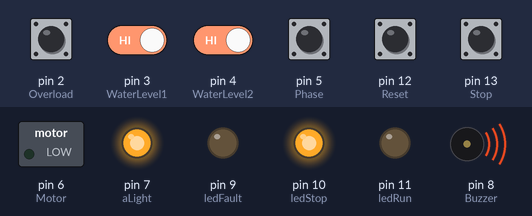
Simulated run of this sketch. Board: Arduino Uno, built with avr-gcc and run on an emulated ATmega328P. On the bench: switched loads named in the sketch (green lamp = pin HIGH), output pins drawn as LEDs (lit = HIGH), buzzer (waves = sounding, pin HIGH). Inputs (shaded band) come from the test bench; at power-on: pin 2 (Overload), pin 3 (WaterLevel1), pin 4 (WaterLevel2), pin 5 (Phase), pin 12 (Reset), pin 13 (Stop) HIGH.

Above: at 1.2 s.
1.3 s: pin 12 (Reset) pulled LOW for 0.15 s
At 2.5 s:
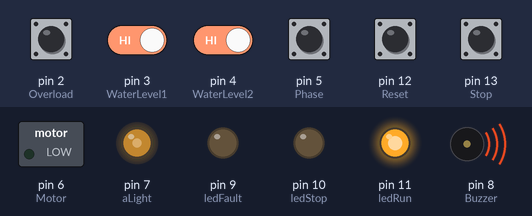
3.0 s: pin 2 (Overload) pulled LOW for 0.15 s
At 3.5 s:
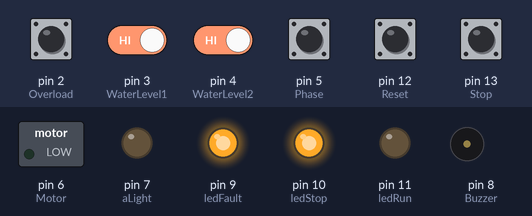
4.6 s: pin 13 (Stop) pulled LOW for 0.15 s
At 4.9 s:
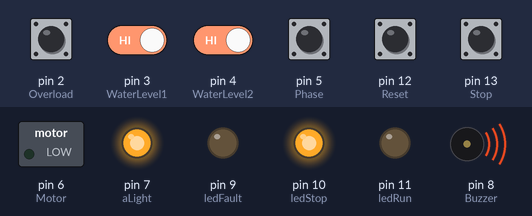
6.2 s: pin 12 (Reset) pulled LOW for 1 s
At 8.3 s:
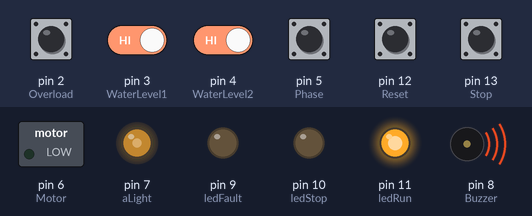
8.7 s: pin 3 (WaterLevel1) driven LOW
At 9.0 s:
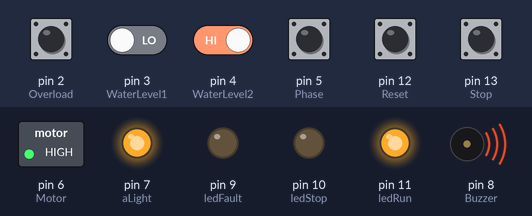
10.2 s: pin 3 (WaterLevel1) driven HIGH
At 10.6 s:
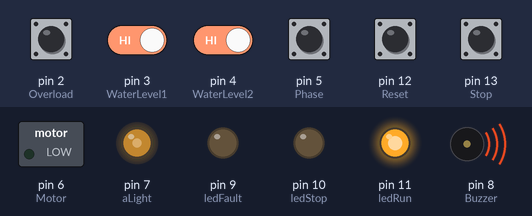
Timing chart, 0 to 12.7 s (numbered marks = the images above; inputs shaded):
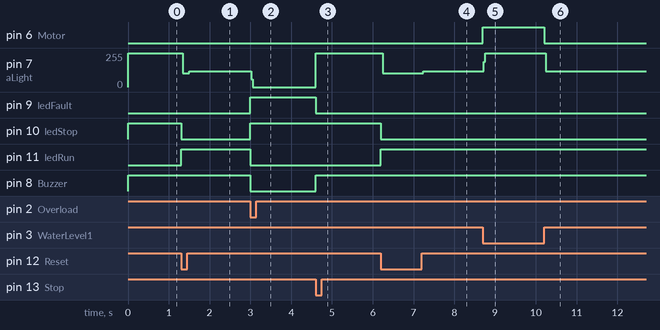

Measured:
- after the input at 1.3 s, pin 7 (aLight): 255/255 → 104/255 at once, → 120/255 0.16 s later; pin 10 (ledStop): HIGH → LOW at once; pin 11 (ledRun): LOW → HIGH at once
- after the input at 3.0 s, pin 7 (aLight): 120/255 → 0/255 at once; pin 9 (ledFault), pin 10 (ledStop): LOW → HIGH at once; pin 11 (ledRun), pin 8 (Buzzer): HIGH → LOW at once
- after the input at 4.6 s, pin 7 (aLight): 0/255 → 255/255 at once; pin 9 (ledFault): HIGH → LOW at once; pin 8 (Buzzer): LOW → HIGH at once
- after the input at 6.2 s, pin 7 (aLight): 255/255 → 104/255 at once, → 120/255 1.0 s later; pin 10 (ledStop): HIGH → LOW at once; pin 11 (ledRun): LOW → HIGH at once
- after the input at 8.7 s, pin 6 (Motor): LOW → HIGH at once; pin 7 (aLight): 120/255 → 255/255 at once
- after the input at 10.2 s, pin 6 (Motor): HIGH → LOW at once; pin 7 (aLight): 255/255 → 120/255 at once

The sketch:

EE176.ino
```cpp
int Overload = 2;
int WaterLevel1 = 3;
int WaterLevel2 = 4;
int Phase = 5;
int Motor = 6;    //active high
int aLight = 7;   //active low
int Buzzer = 8;   //active low
int ledRun = 11;
int ledStop = 10;
int ledFault = 9;
int Stop = 13;
int Reset = 12;

boolean alarmActivate = false;
boolean Start = false;
boolean Fault = false;

void setup(){
  pinMode(Overload, INPUT_PULLUP);
  pinMode(WaterLevel1, INPUT_PULLUP);
  pinMode(WaterLevel2, INPUT_PULLUP);
  pinMode(Phase, INPUT_PULLUP);
  pinMode(Motor, OUTPUT);
  pinMode(aLight, OUTPUT);
  pinMode(Buzzer, OUTPUT);
  pinMode(ledRun, OUTPUT);
  pinMode(ledStop, OUTPUT);
  pinMode(ledFault, OUTPUT);
  pinMode(Stop, INPUT_PULLUP);
  pinMode(Reset, INPUT_PULLUP);
  digitalWrite(Motor, 0);
  digitalWrite(aLight, 1);
  digitalWrite(Buzzer, 1);
  digitalWrite(ledStop, 1);
}

void Run(){
  if (Start){
    digitalWrite(ledRun, 1);
    if (digitalRead(Overload) == 1){
      if (digitalRead(Phase) == 1){

        if (digitalRead(WaterLevel1) == 1){
          digitalWrite(aLight, 0);
          digitalWrite(Motor, 0);
        }
        if (digitalRead(WaterLevel1) == 0){
          digitalWrite(aLight, 1);
          if ((digitalRead(WaterLevel2) == 1)){
            digitalWrite(Motor, 1);
          }
          if ((digitalRead(WaterLevel2) == 0)){
            digitalWrite(Motor, 0);
          }
        }

      }
      if (digitalRead(Phase) == 0){
        alarmActivate = true;
        digitalWrite(ledRun, 0);
        digitalWrite(ledStop, 1);
        digitalWrite(ledFault, 1);
        Fault = true;
        Start = false;
      }
    }
    if (digitalRead(Overload) == 0){
      alarmActivate = true;
      digitalWrite(ledRun, 0);
      digitalWrite(ledStop, 1);
      digitalWrite(ledFault, 1);
      Fault = true;
      Start = false;
    }
  }
}

void ReadButton(){
  if (Fault){
    if (digitalRead(Reset) == 0){
      digitalWrite(ledFault, 0);
      alarmActivate = false;
      Fault = false;
      Start = true;
    }
    if (digitalRead(Stop) == 0){
      digitalWrite(ledFault, 0);
      alarmActivate = false;
      Fault = false;
    }
  }
  if (digitalRead(Stop) == 0){
    Start = false;
    digitalWrite(Motor, 0);
    digitalWrite(ledRun, 0);
    digitalWrite(ledStop, 1);
  }
  if (digitalRead(Reset) == 0){
    Start = true;
    digitalWrite(ledRun, 1);
    digitalWrite(ledStop, 0);
  }
}

void Alarm(){
  if (alarmActivate){
    digitalWrite(Motor, 0);
    digitalWrite(aLight, 0);
    digitalWrite(Buzzer, 0);
    digitalWrite(ledRun, 0);
    digitalWrite(ledStop, 1);
  }
  if (!alarmActivate){
    digitalWrite(aLight, 1);
    digitalWrite(Buzzer, 1);
  }
}

void loop(){
  Run();
  ReadButton();
  Alarm();
}
```
